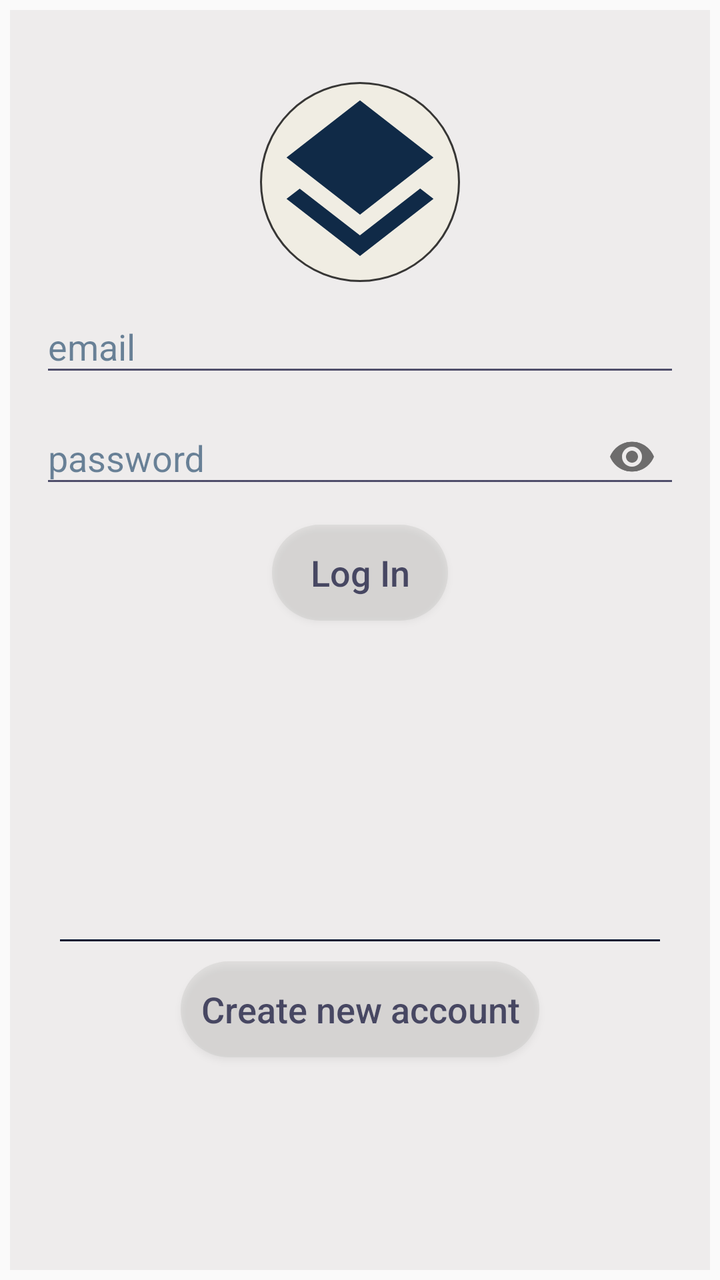
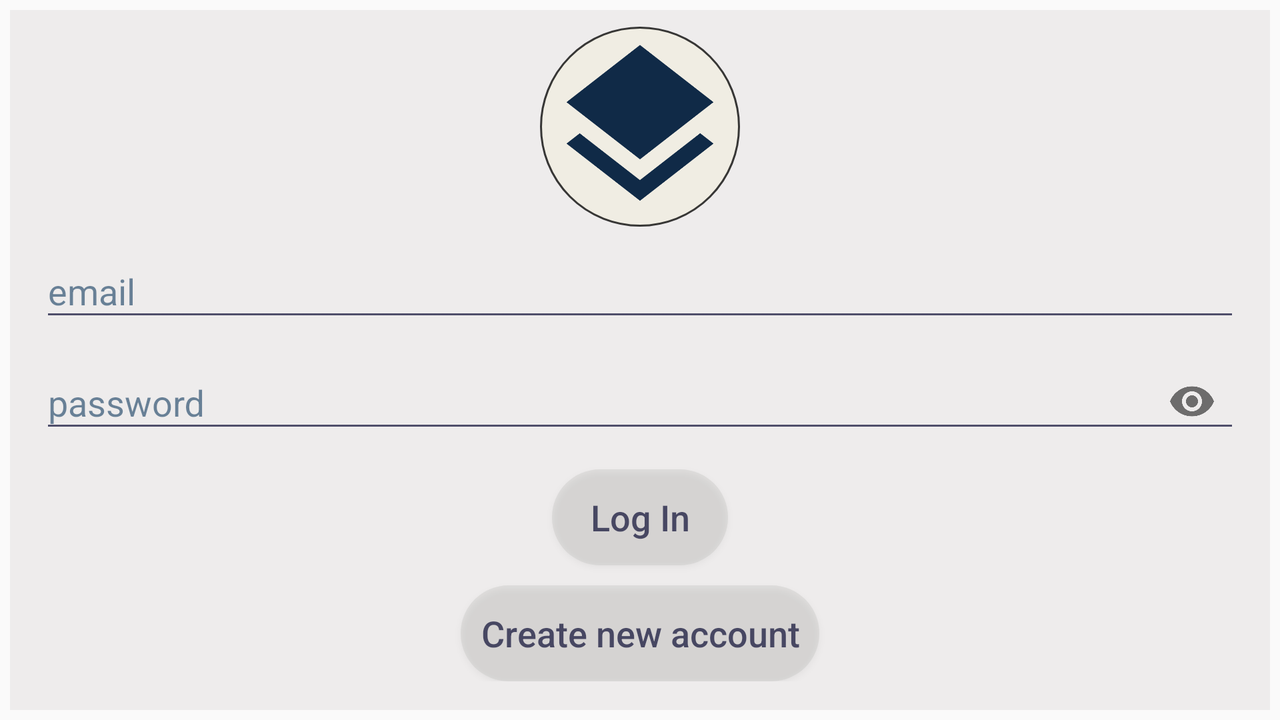

An Android layout and its configuration variant, each rendered on a device that would load it. The default file and the variant file are quoted in full after the pictures.
<!-- AndroidManifest.xml: application theme AppTheme -->
<!-- res/layout/fragment_log_in.xml -->
<?xml version="1.0" encoding="utf-8"?>
<androidx.constraintlayout.widget.ConstraintLayout xmlns:android="http://schemas.android.com/apk/res/android"
    xmlns:app="http://schemas.android.com/apk/res-auto"
    xmlns:tools="http://schemas.android.com/tools"
    android:layout_width="match_parent"
    android:layout_height="match_parent"
    android:background="@color/background_1"
    android:padding="@dimen/low_margin_padding"
    android:layout_margin="@dimen/low_margin_padding"
    tools:context=".Register.Fragment_LogIn">

    <androidx.constraintlayout.widget.Guideline
        android:id="@+id/guideline_top"
        android:layout_width="match_parent"
        android:layout_height="wrap_content"
        android:orientation="horizontal"
        app:layout_constraintGuide_percent="0.05"
        />


            <ImageView
                android:layout_width="100dp"
                android:layout_height="100dp"
                android:layout_gravity="center"
                android:layout_marginBottom="@dimen/high_margin_padding"
                android:id="@+id/logo"
                android:background="@drawable/image_frame"
                android:scaleType="fitCenter"
                app:layout_constraintTop_toBottomOf="@id/guideline_top"
                app:layout_constraintStart_toStartOf="parent"
                app:layout_constraintEnd_toEndOf="parent"
                android:src="@drawable/wetalk_icon" />

            <com.google.android.material.textfield.TextInputLayout
                android:id="@+id/log_in_email_input_layout"
                style="@style/text_input_layout"
                app:layout_constraintTop_toBottomOf="@id/logo"
                tools:ignore="MissingConstraints">

                <com.google.android.material.textfield.TextInputEditText
                    android:id="@+id/log_in_email_txt"
                    android:hint="@string/email"
                    style="@style/text_input"
                    android:inputType="textEmailAddress" />
            </com.google.android.material.textfield.TextInputLayout>

            <com.google.android.material.textfield.TextInputLayout
                android:id="@+id/log_in_password_input_layout"
                app:layout_constraintTop_toBottomOf="@id/log_in_email_input_layout"
                style="@style/text_input_layout"
                app:passwordToggleEnabled="true"
                tools:ignore="MissingConstraints">

                <com.google.android.material.textfield.TextInputEditText
                    android:id="@+id/log_in_password_txt"
                    style="@style/text_input"
                    android:hint="@string/password"
                    android:inputType="textPassword" />
            </com.google.android.material.textfield.TextInputLayout>


        <Button
            style="@style/button"
            android:id="@+id/btn_log_in"
            android:hint="@string/log_in"
            app:layout_constraintEnd_toEndOf="parent"
            app:layout_constraintStart_toStartOf="parent"
            app:layout_constraintTop_toBottomOf="@id/log_in_password_input_layout" />

        <Button
            android:id="@+id/btn_create_new_account"
            style="@style/button"
            android:padding="@dimen/average_margin_padding"
            android:hint="@string/create_new_account"
            app:layout_constraintEnd_toEndOf="parent"
            app:layout_constraintStart_toStartOf="parent"
            app:layout_constraintTop_toBottomOf="@id/line_view" />

    <View
        android:layout_width="match_parent"
        android:layout_height="1dp"
        android:id="@+id/line_view"
        android:layout_marginEnd="@dimen/high_margin_padding"
        android:layout_marginStart="@dimen/high_margin_padding"
        app:layout_constraintTop_toBottomOf="@id/btn_log_in"
        app:layout_constraintBottom_toBottomOf="parent"
        android:background="@color/line_separator"/>

</androidx.constraintlayout.widget.ConstraintLayout>
<!-- resources referenced by this layout -->
<resources>
  <color name="background_1">#AEE9E7E7</color>
  <color name="line_separator">#021231</color>
  <dimen name="average_margin_padding">10dp</dimen>
  <dimen name="high_margin_padding">20dp</dimen>
  <dimen name="low_margin_padding">5dp</dimen>
  <!-- drawable image_frame (drawable) -->
  <?xml version="1.0" encoding="UTF-8"?>
  <shape xmlns:android="http://schemas.android.com/apk/res/android">
  <solid android:color="#74F1EDD8" />
  <stroke android:width="1dp" android:color="#C4000000" />
  <padding android:left="1dp" android:top="1dp" android:right="1dp"
      android:bottom="1dp" />
  <corners android:bottomRightRadius="200dp"
      android:bottomLeftRadius="200dp"
      android:topRightRadius="200dp"
      android:topLeftRadius="200dp"/>
  </shape>
  <!-- drawable wetalk_icon (drawable) -->
  <vector android:height="50dp" android:tint="#102A47"
      android:viewportHeight="24.0" android:viewportWidth="24.0"
      android:width="50dp" xmlns:android="http://schemas.android.com/apk/res/android">
      <path android:fillColor="#FF000000" android:pathData="M11.99,18.54l-7.37,-5.73L3,14.07l9,7 9,-7 -1.63,-1.27 -7.38,5.74zM12,16l7.36,-5.73L21,9l-9,-7 -9,7 1.63,1.27L12,16z"/>
  </vector>
  <string name="create_new_account">Create new account</string>
  <string name="email">email</string>
  <string name="log_in">Log In</string>
  <string name="password">password</string>
  <style name="button">
          <item name="android:layout_width">wrap_content</item>
          <item name="android:layout_height">wrap_content</item>
          <item name="android:background">@drawable/round_button</item>
  
          <item name="android:textSize">@dimen/text_size</item>
          <item name="android:textColorHint">@color/default_text_color</item>
          <item name="android:layout_margin">@dimen/average_margin_padding</item>
          <item name="android:padding">@dimen/low_margin_padding</item>
      </style>
  <style name="text_input">
          <item name="android:textColorHint">@color/hint_color</item>
  
          <item name="android:backgroundTint">@color/default_text_color</item>
          <item name="android:layout_width">match_parent</item>
          <item name="android:layout_height">wrap_content</item>
      </style>
  <style name="text_input_layout">
          <item name="android:textColorHint">@color/hint_color</item>
          <item name="android:layout_width">match_parent</item>
          <item name="android:layout_height">wrap_content</item>
          <item name="android:layout_marginStart">@dimen/average_margin_padding</item>
          <item name="android:layout_marginEnd">@dimen/average_margin_padding</item>
      </style>
  <style name="AppTheme" parent="Theme.AppCompat.Light.DarkActionBar">
          
          <item name="android:textStyle">normal</item>
          <item name="android:textColor">#E2FFFFFF</item> 
          <item name="colorPrimary">@color/colorPrimary</item>
          <item name="colorPrimaryDark">@color/colorPrimaryDark</item>
          <item name="colorAccent">@color/colorAccent</item>
      </style>
  <!-- drawable round_button (drawable) -->
  <?xml version="1.0" encoding="utf-8"?>
  <shape xmlns:android="http://schemas.android.com/apk/res/android"
      android:shape="rectangle">
      <solid android:color="@color/button_color" />
      <corners android:bottomRightRadius="200dp"
          android:bottomLeftRadius="200dp"
          android:topRightRadius="200dp"
          android:topLeftRadius="200dp"/>
  </shape>
  <dimen name="text_size">18sp</dimen>
  <color name="default_text_color">#AB01012B</color>
  <color name="hint_color">#92032F55</color>
  <color name="colorPrimary">#046D8B</color>
  <color name="colorPrimaryDark">#012933</color>
  <color name="colorAccent">#D50184</color>
  <color name="button_color">#4BBBBAB7</color>
</resources>
<!-- res/layout-land/fragment_log_in.xml (the repository's variant of the layout above) -->
<!-- drawn on the phone turned sideways -->
<?xml version="1.0" encoding="utf-8"?>
<ScrollView xmlns:android="http://schemas.android.com/apk/res/android"
    xmlns:app="http://schemas.android.com/apk/res-auto"
    xmlns:tools="http://schemas.android.com/tools"
    android:layout_width="match_parent"
    android:layout_height="match_parent"
    android:background="@color/background_1"
    android:layout_margin="@dimen/low_margin_padding"
    tools:context=".Register.Fragment_LogIn">
<androidx.constraintlayout.widget.ConstraintLayout
    android:layout_width="match_parent"
    android:padding="@dimen/low_margin_padding"
    android:layout_height="wrap_content">
    <androidx.constraintlayout.widget.Guideline
        android:id="@+id/guideline_top"
        android:layout_width="match_parent"
        android:layout_height="wrap_content"
        android:orientation="horizontal"
        app:layout_constraintGuide_percent="0.01"
        />



    <ImageView
        android:layout_width="100dp"
        android:layout_height="100dp"
        android:layout_gravity="center"
        android:layout_marginBottom="@dimen/high_margin_padding"
        android:id="@+id/logo"
        android:background="@drawable/image_frame"
        android:scaleType="fitCenter"
        app:layout_constraintTop_toBottomOf="@id/guideline_top"
        app:layout_constraintStart_toStartOf="parent"
        app:layout_constraintEnd_toEndOf="parent"
        android:src="@drawable/wetalk_icon" />

    <com.google.android.material.textfield.TextInputLayout
        android:id="@+id/log_in_email_input_layout"
        style="@style/text_input_layout"
        app:layout_constraintTop_toBottomOf="@id/logo"
        tools:ignore="MissingConstraints">

        <com.google.android.material.textfield.TextInputEditText
            android:id="@+id/log_in_email_txt"
            android:hint="@string/email"
            style="@style/text_input"
            android:inputType="textEmailAddress" />
    </com.google.android.material.textfield.TextInputLayout>

    <com.google.android.material.textfield.TextInputLayout
        android:id="@+id/log_in_password_input_layout"
        app:layout_constraintTop_toBottomOf="@id/log_in_email_input_layout"
        style="@style/text_input_layout"
        app:passwordToggleEnabled="true"
        tools:ignore="MissingConstraints">

        <com.google.android.material.textfield.TextInputEditText
            android:id="@+id/log_in_password_txt"
            style="@style/text_input"
            android:hint="@string/password"
            android:inputType="textPassword" />
    </com.google.android.material.textfield.TextInputLayout>


    <Button
        style="@style/button"
        android:id="@+id/btn_log_in"
        android:hint="@string/log_in"
        app:layout_constraintEnd_toEndOf="parent"
        app:layout_constraintStart_toStartOf="parent"
        app:layout_constraintTop_toBottomOf="@id/log_in_password_input_layout" />

    <Button
        android:id="@+id/btn_create_new_account"
        style="@style/button"
        android:padding="@dimen/average_margin_padding"
        android:hint="@string/create_new_account"
        app:layout_constraintEnd_toEndOf="parent"
        app:layout_constraintStart_toStartOf="parent"
        app:layout_constraintTop_toBottomOf="@id/btn_log_in" />

</androidx.constraintlayout.widget.ConstraintLayout>
</ScrollView>
<!-- resources referenced by the variant -->
<!-- as the phone turned sideways resolves them -->
<resources>
  <color name="background_1">#AEE9E7E7</color>
  <dimen name="average_margin_padding">10dp</dimen>
  <dimen name="high_margin_padding">20dp</dimen>
  <dimen name="low_margin_padding">5dp</dimen>
  <!-- drawable image_frame (drawable) -->
  <?xml version="1.0" encoding="UTF-8"?>
  <shape xmlns:android="http://schemas.android.com/apk/res/android">
  <solid android:color="#74F1EDD8" />
  <stroke android:width="1dp" android:color="#C4000000" />
  <padding android:left="1dp" android:top="1dp" android:right="1dp"
      android:bottom="1dp" />
  <corners android:bottomRightRadius="200dp"
      android:bottomLeftRadius="200dp"
      android:topRightRadius="200dp"
      android:topLeftRadius="200dp"/>
  </shape>
  <!-- drawable wetalk_icon (drawable) -->
  <vector android:height="50dp" android:tint="#102A47"
      android:viewportHeight="24.0" android:viewportWidth="24.0"
      android:width="50dp" xmlns:android="http://schemas.android.com/apk/res/android">
      <path android:fillColor="#FF000000" android:pathData="M11.99,18.54l-7.37,-5.73L3,14.07l9,7 9,-7 -1.63,-1.27 -7.38,5.74zM12,16l7.36,-5.73L21,9l-9,-7 -9,7 1.63,1.27L12,16z"/>
  </vector>
  <string name="create_new_account">Create new account</string>
  <string name="email">email</string>
  <string name="log_in">Log In</string>
  <string name="password">password</string>
  <style name="button">
          <item name="android:layout_width">wrap_content</item>
          <item name="android:layout_height">wrap_content</item>
          <item name="android:background">@drawable/round_button</item>
  
          <item name="android:textSize">@dimen/text_size</item>
          <item name="android:textColorHint">@color/default_text_color</item>
          <item name="android:layout_margin">@dimen/average_margin_padding</item>
          <item name="android:padding">@dimen/low_margin_padding</item>
      </style>
  <style name="text_input">
          <item name="android:textColorHint">@color/hint_color</item>
  
          <item name="android:backgroundTint">@color/default_text_color</item>
          <item name="android:layout_width">match_parent</item>
          <item name="android:layout_height">wrap_content</item>
      </style>
  <style name="text_input_layout">
          <item name="android:textColorHint">@color/hint_color</item>
          <item name="android:layout_width">match_parent</item>
          <item name="android:layout_height">wrap_content</item>
          <item name="android:layout_marginStart">@dimen/average_margin_padding</item>
          <item name="android:layout_marginEnd">@dimen/average_margin_padding</item>
      </style>
  <style name="AppTheme" parent="Theme.AppCompat.Light.DarkActionBar">
          
          <item name="android:textStyle">normal</item>
          <item name="android:textColor">#E2FFFFFF</item> 
          <item name="colorPrimary">@color/colorPrimary</item>
          <item name="colorPrimaryDark">@color/colorPrimaryDark</item>
          <item name="colorAccent">@color/colorAccent</item>
      </style>
  <!-- drawable round_button (drawable) -->
  <?xml version="1.0" encoding="utf-8"?>
  <shape xmlns:android="http://schemas.android.com/apk/res/android"
      android:shape="rectangle">
      <solid android:color="@color/button_color" />
      <corners android:bottomRightRadius="200dp"
          android:bottomLeftRadius="200dp"
          android:topRightRadius="200dp"
          android:topLeftRadius="200dp"/>
  </shape>
  <dimen name="text_size">18sp</dimen>
  <color name="default_text_color">#AB01012B</color>
  <color name="hint_color">#92032F55</color>
  <color name="colorPrimary">#046D8B</color>
  <color name="colorPrimaryDark">#012933</color>
  <color name="colorAccent">#D50184</color>
  <color name="button_color">#4BBBBAB7</color>
</resources>
